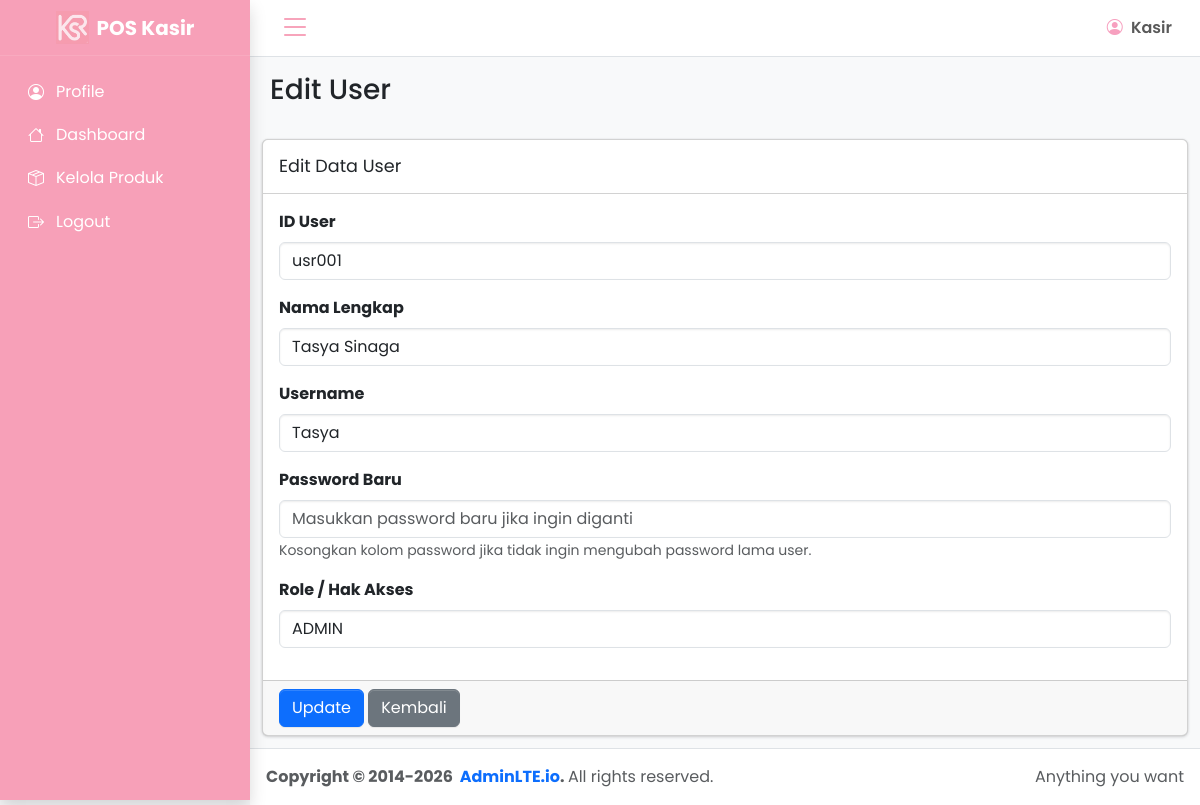
Page /edit_data_user.php?id=usr001 on the committed database.
### tables this page shows
CREATE TABLE `users` (
  `USER_ID` char(6) NOT NULL,
  `NAMA` varchar(50) DEFAULT NULL,
  `USERNAME` varchar(30) DEFAULT NULL,
  `PASSWORD` varchar(60) DEFAULT NULL,
  `ROLE` varchar(10) DEFAULT NULL
);

### edit_data_user.php (the view, shortened to what this page needs)
<?php
include 'koneksi.php';
$id = $_GET['id'];
$query = mysqli_query(
    $koneksi,
    "SELECT * FROM users WHERE USER_ID='$id'"
);
$data = mysqli_fetch_array($query);
?>
<!doctype html>
<html lang="en">
<head>
    <link rel="stylesheet" href="https://cdn.jsdelivr.net/npm/@fontsource/source-sans-3@5.0.12/index.css"
 media="print"
        onload="this.media = 'all'" />
    <link rel="stylesheet" href="https://cdn.jsdelivr.net/npm/overlayscrollbars@2.11.0/styles/overlayscrollbars.min.css"
 />
    <link rel="stylesheet" href="https://cdn.jsdelivr.net/npm/bootstrap-icons@1.13.1/font/bootstrap-icons.min.css"
 />
    <link rel="stylesheet" href="./css/adminlte.css" />
    </head>
<body class="layout-fixed sidebar-expand-lg bg-body-tertiary">
    <div class="app-wrapper">
        <?php include "header.php"; ?>
        <?php include "sidebar.php"; ?>
        <main class="app-main">
            <div class="app-content-header">
                <div class="container-fluid">
                    <h3 class="mb-3">Edit User</h3>
                </div>
            </div>
            <div class="container-fluid">
                <div class="card">
                    <div class="card-header">
                        <h3 class="card-title">Edit Data User</h3>
                    </div>
                    <form action="update_user.php" method="POST">
                        <div class="card-body">
                            <div class="mb-3">
                                <label class="form-label fw-bold">ID User</label>
                                <input type="text" name="user_id" class="form-control" value="<?= $data['USER_ID']; ?>" readonly>
                            </div>
                            <div class="mb-3">
                                <label class="form-label fw-bold">Nama Lengkap</label>
                                <input type="text" name="nama" class="form-control" value="<?= $data['NAMA']; ?>" required>
                            </div>
                            <div class="mb-3">
                                <label class="form-label fw-bold">Username</label>
                                <input type="text" name="username" class="form-control" value="<?= $data['USERNAME']; ?>" required>
                            </div>
                            <div class="mb-3">
                                <label class="form-label fw-bold">Password Baru</label>
                                <input type="password" name="password" class="form-control" placeholder="Masukkan password baru jika ingin diganti">
                                <small class="text-muted">
                                    Kosongkan kolom password jika tidak ingin mengubah password lama user.
                                </small>
                            </div>
                            <div class="mb-3">
                                <label class="form-label fw-bold">Role / Hak Akses</label>
                                <select name="role" class="form-control" required>
                                    <option value="admin" <?= (strtolower($data['ROLE']) == 'admin') ? 'selected' : ''; ?>>ADMIN</option>
                                </select>
                            </div>
                        </div>
                        <div class="card-footer">
                            <button href="update_user.php" type="submit" class="btn btn-primary">
                                Update
                            </button>
                            <a href="kelola_user.php" class="btn btn-secondary">
                                Kembali
                            </a>
                        </div>
                    </form>
                </div>
            </div>
        </main>
        <footer class="app-footer">
            <div class="float-end d-none d-sm-inline">Anything you want</div>
            <strong>
                Copyright &copy; 2014-2026&nbsp;
                <a href="https://adminlte.io" class="text-decoration-none">AdminLTE.io</a>.
            </strong>
            All rights reserved.
        </footer>
        </div>
</body>
</html>

### header.php (style rules this page uses)
* { font-family: 'Poppins', sans-serif !important; }

### rows in the picture
users: user_id "usr001", nama "Tasya Sinaga", username "Tasya", role "ADMIN"
